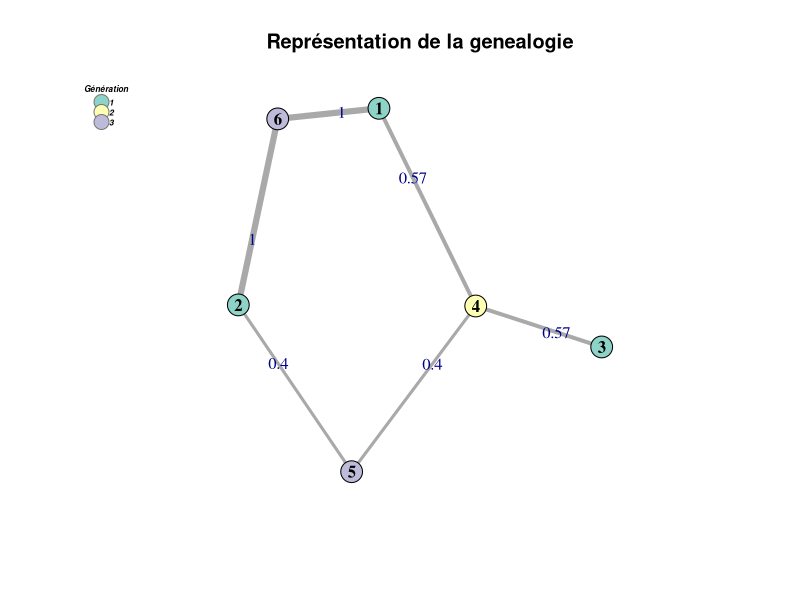

Write R code to recreate this figure.
# path = "/home/malick/Bureau/Master_DS/Option_Biologie/test16.csv"
# DF = read.csv(file = path)
# MatIndiv = data.matrix(DF)
# n = 16
# ncol = 4*4+3


##commencer par creer un jeu de donnees virtuel de petite taille
n = 6
ncol = 4*4+3
MatIndiv = matrix(0, nrow=n, ncol=ncol)

MatIndiv[1, ] = c(10,10,0,0,40,50,0,0,40,80,0,0,110,120,0,0,2,1,1)
MatIndiv[2, ] = c(10,20,0,0,60,60,0,0,70,80,0,0,120,130,0,0,2,1,2)
MatIndiv[3, ] = c(20,20,0,0,50,60,0,0,80,80,0,0,110,120,0,0,2,1,3)
MatIndiv[4, ] = c(10,20,0,0,50,60,0,0,80,80,0,0,110,120,0,0,2,2,4)
MatIndiv[5, ] = c(10,20,0,0,60,50,0,0,70,80,0,0,130,120,0,0,2,3,5)
MatIndiv[6, ] = c(10,20,0,0,60,40,0,0,70,40,0,0,120,120,0,0,2,3,6)

# compte le nombre d'enfants virtuels de meme genotype que l'enfant de reference
# in : enfants virtuels (matrice avec un genotype sur chaque ligne), genotype de l'enfant (vecteur)
# out : le nombre d'enfants virtuels correspondant
comparerEnf = function(EnfVirt, Enf){
  
  # attention : on pensera a trier les vecteurs avant de les comparer
  EnfTri = sort(Enf)
  nb = 0
  
  for (i in 1:nrow(EnfVirt)) {
    EnfVirt_Tri = sort(EnfVirt[i,])
    
    if (sum(abs(EnfTri - EnfVirt_Tri)) == 0) {
      nb = nb + 1 
    } 
  }
  return(nb)
}


# genere la liste des enfants virtuels a partir du genotype des parents pour le schema 2x-2x
# in : genotype des parents (vecteurs de taille 2)
# out : liste des enfants virtuels (matrice de 4 lignes et 2 colonnes)
genererEnfVirt22 = function(GenP1s, GenP2s){

  # creer les 4 enfants virtuels pour le schema 2x-2x
  # x <- c(10,20)
  # y <- c(30,40)
  # d1 <- expand.grid(x = x, y = y)
  
  EnfVirt = expand.grid(x = GenP1s, y = GenP2s)
  return(as.matrix(EnfVirt))
}


# calcul de la proba d'un lien entre deux parents et un enfant
# in : infos genetiques sur les deux parents et l'enfant (vecteurs de taille 17 : genotypes 4x4 + ploidie)
# out : proba du lien
calculerProbaLien = function(GenP1, GenP2, GenE){
  
  # traiter seulement 2x-2x dans un premier temps (recuperer les ploidies et rentrer seulement si toutes sont egales a 2)
  plo1 = GenP1[17]
  plo2 = GenP2[17]
  ploE = GenE[17]
  
  if (plo1==2 & plo2==2 & ploE==2) {
    p = 1
    # boucler sur les 4 signaux en multipliant p par la nouvelle proba
    # a chaque boucle :
    # creer des vecteurs de taille 2 avec les alleles des parents et de l'enfant sur le signal
    # generer les enfants virtuels du croisement, comparer avec l'enfant et deduire la proba
    
    for (s in 1:4) {
      GenP1S = GenP1[(4*(s-1)+1):(4*s)]
      GenP2S = GenP2[(4*(s-1)+1):(4*s)]
      GenES = GenE[(4*(s-1)+1):(4*s)]
      G1 = GenP1S[1:2]
      G2 = GenP2S[1:2]
      GE = GenES[1:2]
      
      EnfVirt = genererEnfVirt22(G1,G2)
      nb = comparerEnf(EnfVirt, GE)
      p = p*nb/4
    }
  }

  return(p)
}


# construire pour un enfant la matrice des probas associee a tous les couples de parents potentiels
# in : numero de l'enfant
# out : matrice des probas (n lignes et n colonnes)
calculerProbasParents = function(e){
  MatProbasParents = matrix(0, nrow=n, ncol=n)
  
  # recuperer en amont la generation de l'enfant
  # double boucle sur les parents
    # ne rentrer que si le couple est envisageable (parents distincts de l'enfant, anterieurs, ...)
    # calculer la proba du lien a l'aide des infos genetiques des parents et de l'enfant
  # penser a renormaliser
  
  for (i in 1:n) {
    for (j in 1:n) {
      if (i<j & i!=e[19] &  j!=e[19] & e[18]>MatIndiv[i, 18] & e[18]>MatIndiv[j, 18]) {
        MatProbasParents[i,j] = calculerProbaLien(MatIndiv[i, ],MatIndiv[j, ],e)
      } 
    }
  }
  s = sum(MatProbasParents)
  if (s != 0){
    MatProbasParents = MatProbasParents/s
  }
  return(MatProbasParents)
}


# pour un enfant, recherche du couple de parents le plus probable
# in : numero de l'enfant
# out : couple de parents le plus probable (vecteur de taille 4 : enfant/parent 1/parent 2/log-proba du lien)
recupParentsMax = function(e){
  
  ParentsMax = c(e[19],0,0,0)
  
  # calculer la matrice des probas pour tous les couples associes a l'enfant e
  MatProbasParents = calculerProbasParents(e)
  pmax = max(MatProbasParents)
  
  if (pmax != 0){
    IndMax = which(MatProbasParents == pmax, arr.ind = TRUE)
    
    # si plusieurs couple de parents ont la même probabilité, on choisit aléatoirement un couple 
    IndMax = IndMax[sample(1:nrow(IndMax), 1),]
      
    ParentsMax[4] = log(pmax)
    ParentsMax[2] = round(IndMax[1])
    ParentsMax[3] = round(IndMax[2])
  }
    
  # par convention : mettre 0-0 pour les parents si toutes les probas sont nulles, et 0 dans la case log-proba
  return(ParentsMax)
}


# construire la genealogie de plus grande proba associee a la matrice des individus
# in : rien
# out : genealogie la plus probable (matrice de n lignes et 4 colonnes) munie de la log-vraisemblance
construireGen = function(){
  Gen = matrix(0, nrow=n, ncol=4)
  
  # boucler sur les individus
    # chercher le couple le plus probable pour l'individu courant
  # empiler le resultat
  
  for (i in 1:n) {
    Gen[i,] = recupParentsMax(MatIndiv[i, ])
      } 
  return(list(Gen = Gen, lLik = sum(Gen[, 4])))
}

library("igraph")

GenMax = construireGen()



nodes = data.frame(id=GenMax$Gen[,1],
                   gen=MatIndiv[,18])

links = data.frame()

for (i in 1:n) {
  if (GenMax$Gen[i,2] != 0 & GenMax$Gen[i,3] != 0){
    link1 = data.frame(from=GenMax$Gen[i,2],
                       to=GenMax$Gen[i,1],
                       weight=round(exp(GenMax$Gen[i,4]),2))
    link2 = data.frame(from=GenMax$Gen[i,3],
                       to=GenMax$Gen[i,1],
                       weight=round(exp(GenMax$Gen[i,4]),2))
    links = rbind(links,link1,link2)
  }
}

net = graph_from_data_frame(d=links, vertices=nodes, directed=TRUE)
net

library('RColorBrewer')
nombre_de_generation = max(MatIndiv[,18])
#colrs = rainbow(nombre_de_generation, alpha=.5)

colrs = brewer.pal(nombre_de_generation, "Set3")

# Attribuer des couleurs selon le type de média
V(net)$color = colrs[V(net)$gen]
V(net)$size = 12
#Fonte : 1 normal, 2 gras, 3, italique, 4 italique gras, 5 symbole
V(net)$label.font = 2

V(net)$label.color = "black"
V(net)$label.family = "Times"


# Épaisseur des liens fonction de l'intensité
E(net)$width = 1+E(net)$weight*5

# Changer la taille des flèches et la couleur des liens
E(net)$arrow.size = .05 #Taille des fléches, 1 par défaut
E(net)$arrow.width = 3 #Épaisseur des flèches, 1 par défaut
E(net)$edge.lty = 2 #Type de ligne
E(net)$label = E(net)$weight #Vecteur de type caractère utilisé pour nommer les liens
E(net)$edge.label.family = "Helvetica" #Police des labels (e.g.“Times”, “Helvetica”)
# E(net)$label.color = "black"
E(net)$edge.label.cex = 0.1 #Taille de la police pour les labels des liens
E(net)$edge.color = "gray80"
E(net)$edge.label = E(net)$weight

plot(net, main ="Représentation de la genealogie")

legend(x = "topleft", title="Génération", legend = 1:nombre_de_generation, pch=21,
       text.font=4, col="#777777", pt.bg=colrs, pt.cex=2, cex=.5, bty="n", ncol=1)




# legend('topleft',legend=levels(sizeCut),pt.cex=scaled,col='black',pch=21, pt.bg='orange')
# https://f.hypotheses.org/wp-content/blogs.dir/2996/files/2017/02/visualiseR.pdf

############################################################################################



